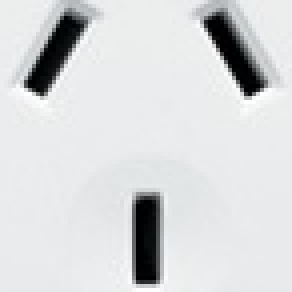
//> input picture PpTemplateDetect/crop100.png, 73 x 73 px (shown 4 times larger)
$ ./PpTemplateDetect   (built with g++ and OpenCV 4)
//> lines starting //> are read from the running program, lines starting //| are printed output that depends on the picture
#include "opencv2/opencv.hpp"
#include "dirent.h"
#include <iostream>
#include <fstream>
#include <ctime>
#include <unistd.h>
#include <sys/time.h>

#define SCALE_FACTOR    0.7
#define NUM_TEMPL       7
#define OPEN_DIR        true

using namespace cv;
using namespace std;

void getMatches(Mat result, Size s, vector<Rect> &matches, float thresh);
void scaleTempl(Mat templ, vector<Mat> &templates, vector<Size> &sizes);
bool matchAllTemplates(Mat image, vector<Mat> templates, Point &largest_point, Size &largest_size, float threshold, int matchMethod);
void printResults(int TN, int TP, int FN, int FP, int TG, int TF);

int main(int argc, char** argv)
{
    Mat templ;
    Mat gray;

    int matchMethod = 5;
    float threshold = 0.7;

    cvtColor(imread("crop100.png", 1), templ, CV_RGB2GRAY);
//> templ: 73 rows x 73 cols, CV_8UC1; min 0, max 255, mean 216.1

    vector<Mat> templates;
    vector<Size> sizes;
    scaleTempl(templ, templates, sizes);

    if (OPEN_DIR)
    {
        int TN = 0;
        int TP = 0;
        int FN = 0;
        int FP = 0;
        int TG = 0;
        int TF = 0;

        bool isPP;

        Mat image;
        Point pt1;
        Point pt2;
        string fileName;
        size_t extentionPos;

        namedWindow("Image", 1);

        DIR *dir;
        struct dirent *ent;
        string path = "/Volumes/dtcristo/pp_resized/";
        dir = opendir(path.c_str());

        if (dir != NULL)
        {
            while ((ent = readdir(dir)) != NULL)
            {
                stringstream ss;

                ss.str("");
                ss << path << ent->d_name;
                fileName = ss.str();

                extentionPos = fileName.find(".JPG");
                if (extentionPos != string::npos)
                {
                    TF++;

                    image = imread(fileName);
                    if (!image.data) // Check for invalid input
                    {
                        cout << "Could not open or find the image" << endl;
                        return -1;
                    }

                    //------------ READ METADATA-------------
                    string txtFileName = fileName;
                    txtFileName.replace(extentionPos, 4, ".txt");
                    string word;
                    ifstream inFile(txtFileName.c_str());
                    if (inFile.is_open())
                    {
                        getline(inFile, word, ',');
                        pt1.x = atoi(word.c_str());
                        getline(inFile, word, ',');
                        pt1.y = atoi(word.c_str());
                        getline(inFile, word, ',');
                        pt2.x = atoi(word.c_str());
                        getline(inFile, word, ',');
                        pt2.y = atoi(word.c_str());
                        inFile.close();

                        isPP = true;
                        TG++;
                    }
                    else
                    {
                        isPP = false;
                    }

                    Rect trueArea(pt1, pt2);

                    //---------------------------------------------

                    cvtColor(image, gray, CV_RGB2GRAY);

                    Point matchTopLeft;
                    Size matchSize;
                    bool foundMatch = matchAllTemplates(gray, templates, matchTopLeft, matchSize, threshold, matchMethod);

                    if (isPP) rectangle(image, trueArea, Scalar(255, 0, 0));

                    if (!foundMatch)
                    {
                        if (isPP)
                            FN++;
                        else
                            TN++;
                    }
                    else
                    {
                        Point matchCentroid;
                        matchCentroid.x = matchTopLeft.x + matchSize.width/2;
                        matchCentroid.y = matchTopLeft.y + matchSize.height/2;

                        if (matchCentroid.inside(trueArea))
                        {
                            TP++;
                            rectangle(image, Rect(matchTopLeft, matchSize), Scalar(0, 255, 0));
                        }
                        else
                        {
                            FP++;
                            rectangle(image, Rect(matchTopLeft, matchSize), Scalar(0, 0, 255));
                        }
                    }

                    imshow("Image", image);

                    for (;;)
                    {
                        int c = waitKey(1);
                        if ((char) c == 27 /*ESC key*/)
                        {
                            return 0;
                        }
                        else if ((char) c == ' ')
                        {
                            break;
                        }
                    }
                }
            }
            closedir(dir);
            printResults(TN, TP, FN, FP, TG, TF);
        }
        else
        {
            cout << "Could not open directory" << endl;
            return -1;
        }
    }
    else
    {
        Mat frame;

        VideoCapture capture(0);
        if (!capture.isOpened())
        {
            cout << "Could not open VideoCapture." << endl;
            return -1;
        }

        string frameWindow = "Webcam";
        string matchWindow = "Matches";
        namedWindow(frameWindow, CV_WINDOW_AUTOSIZE);
        namedWindow(matchWindow, CV_WINDOW_AUTOSIZE);

        int framecount = 0;
        timeval start;
        gettimeofday(&start, 0);
        for (;;)
        {
            capture >> frame;
            imshow(frameWindow, frame);
            cvtColor(frame, gray, CV_RGB2GRAY);

            Point largest_point;
            Size largest_size;
            matchAllTemplates(gray, templates, largest_point, largest_size, threshold, matchMethod);

            cvtColor(gray, gray, CV_GRAY2RGB);

            rectangle(gray, Rect(largest_point, largest_size), Scalar(255, 0, 0));

            //        for (vector<Rect>::iterator it = matches.begin(); it != matches.end(); ++it)
            //            rectangle(gray, *it, Scalar(255, 0, 0));

            imshow(matchWindow, gray);

            int c = waitKey(1);
            if ((char) c == 27 /*ESC key*/)
            {
                timeval end;
                gettimeofday(&end, 0);
                int seconds = (end.tv_sec - start.tv_sec);
                int fps = framecount / seconds + 0.5;
                cout << "fps = " << fps << endl;
                break;
            }
            else if ((char) c == 'x')
            {
                threshold += 0.01;
                cout << "threshold +0.01 = " << threshold << endl;
            }
            else if ((char) c == 'z')
            {
                threshold -= 0.01;
                cout << "threshold -0.01 = " << threshold << endl;
            }
            else if ((char) c == '1')
            {
                matchMethod = 1;
                cout << "matchMethod = SQDIFF (1)" << endl;
            }
            else if ((char) c == '2')
            {
                matchMethod = 2;
                cout << "matchMethod = SQDIFF NORMED (2)" << endl;
            }
            else if ((char) c == '3')
            {
                matchMethod = 3;
                cout << "matchMethod = TM CCORR (3)" << endl;
            }
            else if ((char) c == '4')
            {
                matchMethod = 4;
                cout << "matchMethod = TM COEFF (4)" << endl;
            }
            else if ((char) c == '5')
            {
                matchMethod = 5;
                cout << "matchMethod = TM COEFF NORMED (5)" << endl;
            }
            framecount++;
        }
    }
    return 0;
}

// [13 lines left out: function getMatches, not called in this run]

void scaleTempl(Mat templ, vector<Mat> &templates, vector<Size> &sizes)
{
    Size s(templ.cols, templ.rows);
//> s = Size(73, 73)

    templates.push_back(templ);
    sizes.push_back(s);
//> sizes = 1 Size (width, height): [73, 73]

    for (int i = 1; i < NUM_TEMPL; i++)
    {
        sizes.push_back(Size(SCALE_FACTOR * sizes[i - 1].width, SCALE_FACTOR * sizes[i - 1].height));
    }

    for (vector<Size>::iterator it = sizes.begin() + 1; it != sizes.end(); ++it)
    {
        Mat shrunk;
        resize(templ, shrunk, *it);
        templates.push_back(shrunk);
    }
//> this loop made 6 passes
//> pass 1, in scaleTempl, `resize(templ, shrunk, *it);`:
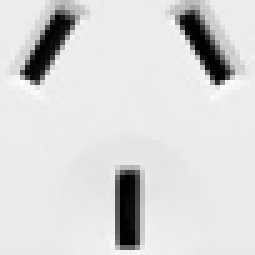
//> shrunk: 51 rows x 51 cols, CV_8UC1 (shown 5 times larger); min 1, max 254, mean 216.1
//> pass 2, in scaleTempl, `resize(templ, shrunk, *it);`:
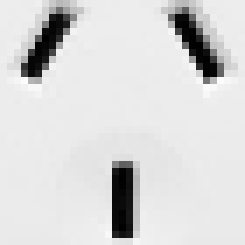
//> shrunk: 35 rows x 35 cols, CV_8UC1 (shown 7 times larger); min 1, max 252, mean 216
//> pass 3, in scaleTempl, `resize(templ, shrunk, *it);`:
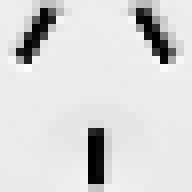
//> shrunk: 24 rows x 24 cols, CV_8UC1 (shown 8 times larger); min 1, max 251, mean 216.3
//> in main, `scaleTempl(templ, templates, sizes);`: sizes = 7 Sizes (width, height): [73, 73], [51, 51], [35, 35], [24, 24], [16, 16], [11, 11], [7, 7]
//> (the run ends here: the program exits with an error code, at `return -1;`)
